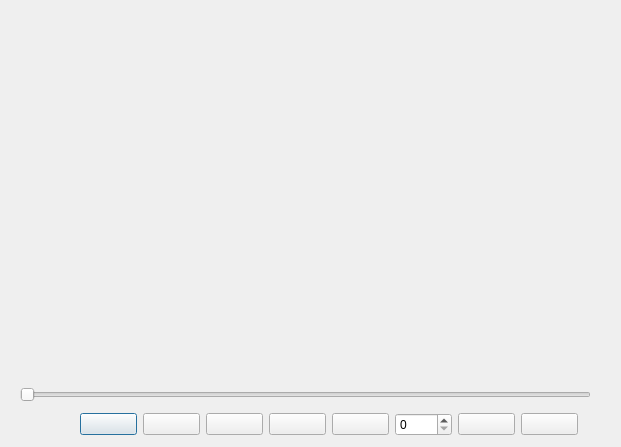
<?xml version="1.0" encoding="UTF-8"?>
<ui version="4.0">
 <class>MPlayer</class>
 <widget class="QDialog" name="MPlayer">
  <property name="geometry">
   <rect>
    <x>0</x>
    <y>0</y>
    <width>621</width>
    <height>447</height>
   </rect>
  </property>
  <property name="windowTitle">
   <string>QMPlayer</string>
  </property>
  <widget class="QSlider" name="horizontalSlider">
   <property name="geometry">
    <rect>
     <x>20</x>
     <y>380</y>
     <width>571</width>
     <height>29</height>
    </rect>
   </property>
   <property name="orientation">
    <enum>Qt::Horizontal</enum>
   </property>
  </widget>
  <widget class="QWidget" name="widget" native="true">
   <property name="geometry">
    <rect>
     <x>0</x>
     <y>10</y>
     <width>611</width>
     <height>331</height>
    </rect>
   </property>
  </widget>
  <widget class="QWidget" name="">
   <property name="geometry">
    <rect>
     <x>80</x>
     <y>410</y>
     <width>498</width>
     <height>29</height>
    </rect>
   </property>
   <layout class="QHBoxLayout" name="horizontalLayout">
    <item>
     <widget class="QPushButton" name="pushButton_play">
      <property name="text">
       <string/>
      </property>
     </widget>
    </item>
    <item>
     <widget class="QPushButton" name="pushButton_stop">
      <property name="text">
       <string/>
      </property>
     </widget>
    </item>
    <item>
     <widget class="QPushButton" name="pushButton_reward">
      <property name="text">
       <string/>
      </property>
     </widget>
    </item>
    <item>
     <widget class="QPushButton" name="pushButton_forward">
      <property name="text">
       <string/>
      </property>
     </widget>
    </item>
    <item>
     <widget class="QPushButton" name="pushButton_sound">
      <property name="text">
       <string/>
      </property>
     </widget>
    </item>
    <item>
     <widget class="QSpinBox" name="spinBox"/>
    </item>
    <item>
     <widget class="QPushButton" name="pushButton_pre">
      <property name="text">
       <string/>
      </property>
     </widget>
    </item>
    <item>
     <widget class="QPushButton" name="pushButton_next">
      <property name="text">
       <string/>
      </property>
     </widget>
    </item>
   </layout>
  </widget>
  <widget class="QWidget" name="">
   <property name="geometry">
    <rect>
     <x>20</x>
     <y>360</y>
     <width>566</width>
     <height>22</height>
    </rect>
   </property>
   <layout class="QGridLayout" name="gridLayout">
    <item row="0" column="0">
     <widget class="QLabel" name="label_pbar">
      <property name="text">
       <string>                     </string>
      </property>
     </widget>
    </item>
    <item row="0" column="1">
     <spacer name="horizontalSpacer">
      <property name="orientation">
       <enum>Qt::Horizontal</enum>
      </property>
      <property name="sizeHint" stdset="0">
       <size>
        <width>40</width>
        <height>20</height>
       </size>
      </property>
     </spacer>
    </item>
    <item row="0" column="2">
     <widget class="QLabel" name="label_name">
      <property name="text">
       <string>                                                                                                                 </string>
      </property>
     </widget>
    </item>
    <item row="0" column="3">
     <spacer name="horizontalSpacer_2">
      <property name="orientation">
       <enum>Qt::Horizontal</enum>
      </property>
      <property name="sizeHint" stdset="0">
       <size>
        <width>40</width>
        <height>20</height>
       </size>
      </property>
     </spacer>
    </item>
    <item row="0" column="4">
     <widget class="QLabel" name="label_time_l">
      <property name="text">
       <string>                      </string>
      </property>
     </widget>
    </item>
   </layout>
  </widget>
 </widget>
 <resources/>
 <connections/>
</ui>
